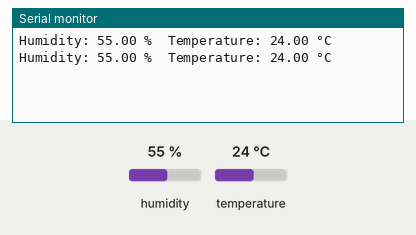
Simulated run of this sketch. Board: Arduino Uno, built with avr-gcc and run on an emulated ATmega328P. On the bench: the last lines printed to the serial monitor. Inputs (shaded band) come from the test bench; at power-on: humidity 55 %, temperature 24 °C.

Above: at 2.8 s.
2.9 s: humidity set to 22 %
At 5.3 s:
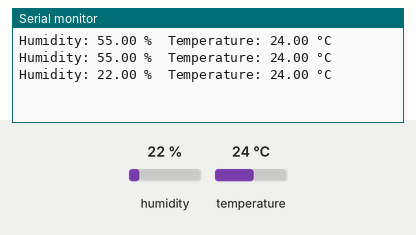
5.6 s: temperature set to 12 °C
At 6.6 s:
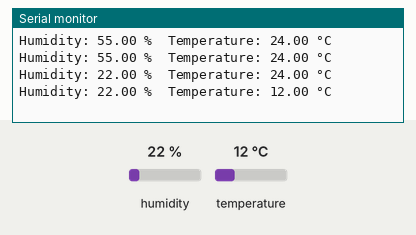
8.3 s: humidity set to 40 %
At 11.4 s:
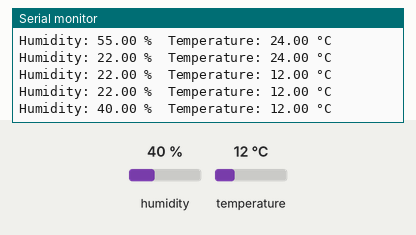
Timing chart, 0 to 12.9 s (numbered marks = the images above; inputs shaded):
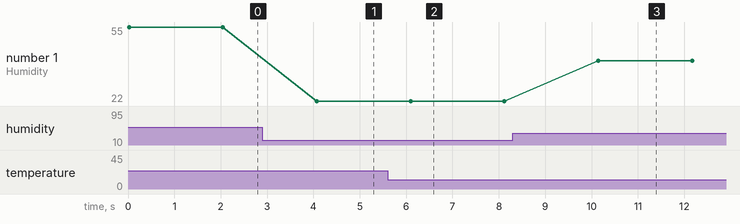

The sketch:

sketch_apr16a.ino
```cpp
#include "DHT.h" //This line includes the DHT sensor library, which contains all the functions you need to communicate with the DHT11 sensor.

#define DHTPIN 2       // Digital pin connected to the DHT sensor,This line tells the Arduino which pin the DHT11 data wire is connected to.
#define DHTTYPE DHT11  // This specifies the sensor type — in this case, DHT11. (Other types include DHT22 or DHT21.)

DHT dht(DHTPIN, DHTTYPE);//his line creates a dht object that knows:Where to read the sensor (DHTPIN),What kind of sensor it is (DHT11),Now you can use:dht.begin() to initialize the sensor,dht.readTemperature() to read the temperature,dht.readHumidity() to read the humidity

void setup() {//This function runs once when the Arduino powers up or resets.
  Serial.begin(9600);
  dht.begin();//initialises DHT sensor
}

void loop() {
  float h = dht.readHumidity();
  float t = dht.readTemperature();  // Celsius

  if (isnan(h) || isnan(t)) {
    Serial.println("Failed to read from DHT sensor!");//if temperature and humidity are not numbers(nan)
    return;
  }

  Serial.print("Humidity: ");
  Serial.print(h);
  Serial.print(" %\t");
  Serial.print("Temperature: ");
  Serial.print(t);
  Serial.println(" °C");

  delay(2000);  // Wait 2 seconds
}
```

Measured:
- after the input at 2.9 s, the serial monitor: prints a new line after 1.2 s (image 1)
- after the input at 5.6 s, the serial monitor: prints a new line after 0.50 s (image 2)
- after the input at 8.3 s, the serial monitor: prints a new line after 1.8 s (image 3)
- plotted number 1: 55 → 22 after the input at 2.9 s, 22 → 40 after the input at 8.3 s
